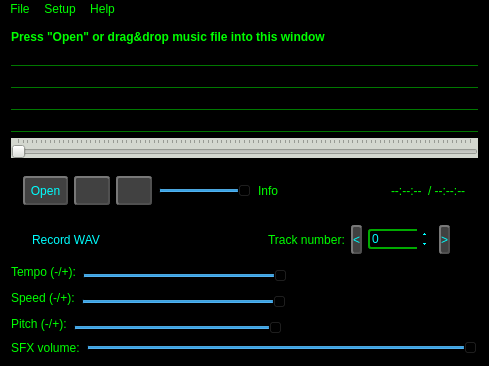
<?xml version="1.0" encoding="UTF-8"?>
<ui version="4.0">
 <class>MusPlayerQt</class>
 <widget class="QMainWindow" name="MusPlayerQt">
  <property name="geometry">
   <rect>
    <x>0</x>
    <y>0</y>
    <width>489</width>
    <height>306</height>
   </rect>
  </property>
  <property name="minimumSize">
   <size>
    <width>250</width>
    <height>0</height>
   </size>
  </property>
  <property name="contextMenuPolicy">
   <enum>Qt::CustomContextMenu</enum>
  </property>
  <property name="acceptDrops">
   <bool>true</bool>
  </property>
  <property name="windowTitle">
   <string>Simple SDL2 Mixer X Music player</string>
  </property>
  <property name="windowIcon">
   <iconset resource="../_resources/musicplayer.qrc">
    <normaloff>:/cat_musplay/cat_musplay_48x48.png</normaloff>:/cat_musplay/cat_musplay_48x48.png</iconset>
  </property>
  <property name="styleSheet">
   <string notr="true">*{
    background-color: rgb(0, 0, 0);
    color: rgb(0, 255, 0);
}
*:!enabled{
    color: rgb(170, 170, 170);
}
QPushButton {
	background-color: rgb(65, 65, 65);
	border-color: rgb(80, 80, 80);
	border-style: outset;
    border-width: 2px;
	color: rgb(0, 255, 255);
	border-radius: 3px;
    height: 25px;
 }
QPushButton:pressed {
    background-color: rgb(80, 80, 80);
    border-style: inset;
}
QCheckBox {
	border-color: rgb(0, 170, 0);
    border-width: 1px;
	color: rgb(0, 255, 255);
 }
QComboBox, QSpinBox, QLineEdit:enabled{
	border-radius: 3px;
    border-width: 2px;
    border-style: solid;
	border-color: rgb(0, 170, 0);
	color: rgb(0, 255, 255);
}
QSpinBox::up-button {
    subcontrol-origin: border;
	color: rgb(0, 255, 255);
}
QSpinBox::down-button {
    subcontrol-origin: border;
	color: rgb(0, 255, 255);
}
QSpinBox::up-button:!enabled {
    subcontrol-origin: border;
	color: rgb(230, 230, 230);
}
QSpinBox::down-button:!enabled {
    subcontrol-origin: border;
	color: rgb(230, 230, 230);
}


QPushButton:!enabled, QSpinBox:!enabled, QLineEdit:!enabled
{
    border-color: rgb(120, 120, 120);
    color: rgb(128, 128, 128);
}
QGroupBox
{
    padding: 5px;
    border-width: 1px;
    border-style: solid;
    border-color: rgb(0, 170, 0);
	border-radius: 3px;
}
QLabel
{
	background-color: transparent;
}

</string>
  </property>
  <widget class="QWidget" name="centralWidget">
   <layout class="QGridLayout" name="gridLayout">
    <property name="sizeConstraint">
     <enum>QLayout::SetMinimumSize</enum>
    </property>
    <item row="8" column="0">
     <widget class="QFrame" name="tempoFrame">
      <property name="frameShape">
       <enum>QFrame::NoFrame</enum>
      </property>
      <property name="frameShadow">
       <enum>QFrame::Plain</enum>
      </property>
      <property name="lineWidth">
       <number>0</number>
      </property>
      <layout class="QGridLayout" name="gridLayout_2">
       <property name="leftMargin">
        <number>0</number>
       </property>
       <property name="topMargin">
        <number>0</number>
       </property>
       <property name="rightMargin">
        <number>0</number>
       </property>
       <property name="bottomMargin">
        <number>0</number>
       </property>
       <item row="0" column="1">
        <widget class="QSlider" name="tempo">
         <property name="toolTip">
          <string>Tempo</string>
         </property>
         <property name="minimum">
          <number>-100</number>
         </property>
         <property name="maximum">
          <number>100</number>
         </property>
         <property name="orientation">
          <enum>Qt::Horizontal</enum>
         </property>
         <property name="tickPosition">
          <enum>QSlider::TicksAbove</enum>
         </property>
        </widget>
       </item>
       <item row="0" column="0">
        <widget class="QLabel" name="tempoLabel">
         <property name="text">
          <string>Tempo (-/+):</string>
         </property>
        </widget>
       </item>
      </layout>
     </widget>
    </item>
    <item row="7" column="0">
     <widget class="QFrame" name="frame_3">
      <property name="frameShape">
       <enum>QFrame::StyledPanel</enum>
      </property>
      <property name="frameShadow">
       <enum>QFrame::Raised</enum>
      </property>
      <layout class="QHBoxLayout" name="horizontalLayout_2">
       <property name="leftMargin">
        <number>0</number>
       </property>
       <property name="topMargin">
        <number>0</number>
       </property>
       <property name="rightMargin">
        <number>0</number>
       </property>
       <property name="bottomMargin">
        <number>0</number>
       </property>
       <item>
        <widget class="QCheckBox" name="recordWav">
         <property name="text">
          <string>Record WAV</string>
         </property>
        </widget>
       </item>
       <item>
        <spacer name="horizontalSpacer_2">
         <property name="orientation">
          <enum>Qt::Horizontal</enum>
         </property>
         <property name="sizeHint" stdset="0">
          <size>
           <width>148</width>
           <height>20</height>
          </size>
         </property>
        </spacer>
       </item>
       <item>
        <widget class="QFrame" name="gme_setup">
         <property name="enabled">
          <bool>true</bool>
         </property>
         <property name="frameShape">
          <enum>QFrame::StyledPanel</enum>
         </property>
         <property name="frameShadow">
          <enum>QFrame::Raised</enum>
         </property>
         <layout class="QGridLayout" name="gridLayout_3">
          <property name="leftMargin">
           <number>0</number>
          </property>
          <property name="topMargin">
           <number>0</number>
          </property>
          <property name="rightMargin">
           <number>0</number>
          </property>
          <property name="bottomMargin">
           <number>0</number>
          </property>
          <property name="horizontalSpacing">
           <number>6</number>
          </property>
          <property name="verticalSpacing">
           <number>0</number>
          </property>
          <item row="0" column="1">
           <widget class="QPushButton" name="trackPrev">
            <property name="text">
             <string notr="true">&lt;</string>
            </property>
           </widget>
          </item>
          <item row="0" column="3">
           <widget class="QPushButton" name="trackNext">
            <property name="text">
             <string notr="true">&gt;</string>
            </property>
           </widget>
          </item>
          <item row="0" column="2">
           <widget class="QSpinBox" name="trackID">
            <property name="enabled">
             <bool>true</bool>
            </property>
            <property name="maximum">
             <number>9999999</number>
            </property>
           </widget>
          </item>
          <item row="0" column="0">
           <widget class="QLabel" name="label_4">
            <property name="text">
             <string>Track number:</string>
            </property>
           </widget>
          </item>
          <item row="0" column="4">
           <widget class="QCheckBox" name="disableSpcEcho">
            <property name="toolTip">
             <string>Disable built-in SPC echo</string>
            </property>
            <property name="text">
             <string notr="true"/>
            </property>
           </widget>
          </item>
         </layout>
        </widget>
       </item>
      </layout>
     </widget>
    </item>
    <item row="11" column="0">
     <layout class="QHBoxLayout" name="GeneralVolumeFrame">
      <item>
       <widget class="QLabel" name="label_2">
        <property name="toolTip">
         <string>Change the SFX volume (affecting all playing SFX at one time, doesn't affects a music)</string>
        </property>
        <property name="text">
         <string>SFX volume:</string>
        </property>
       </widget>
      </item>
      <item>
       <widget class="QSlider" name="volumeGeneral">
        <property name="toolTip">
         <string>Change the general volume (affecting all playing music and SFX at one time)</string>
        </property>
        <property name="maximum">
         <number>128</number>
        </property>
        <property name="pageStep">
         <number>1</number>
        </property>
        <property name="value">
         <number>128</number>
        </property>
        <property name="orientation">
         <enum>Qt::Horizontal</enum>
        </property>
       </widget>
      </item>
     </layout>
    </item>
    <item row="2" column="0">
     <widget class="LabelMarquee" name="musArtist">
      <property name="styleSheet">
       <string notr="true">border-width: 1px;
border-style: solid;
border-color: rgba(0, 0, 0, 0);
border-bottom-color: rgb(0, 120, 0);
</string>
      </property>
      <property name="text">
       <string/>
      </property>
      <property name="scaledContents">
       <bool>true</bool>
      </property>
     </widget>
    </item>
    <item row="0" column="0">
     <widget class="QLabel" name="label">
      <property name="font">
       <font>
        <bold>true</bold>
       </font>
      </property>
      <property name="text">
       <string>Press &quot;Open&quot; or drag&amp;drop music file into this window</string>
      </property>
     </widget>
    </item>
    <item row="9" column="0">
     <widget class="QFrame" name="speedFrame">
      <property name="frameShape">
       <enum>QFrame::NoFrame</enum>
      </property>
      <property name="frameShadow">
       <enum>QFrame::Plain</enum>
      </property>
      <property name="lineWidth">
       <number>0</number>
      </property>
      <layout class="QGridLayout" name="gridLayout_4">
       <property name="leftMargin">
        <number>0</number>
       </property>
       <property name="topMargin">
        <number>0</number>
       </property>
       <property name="rightMargin">
        <number>0</number>
       </property>
       <property name="bottomMargin">
        <number>0</number>
       </property>
       <item row="0" column="0">
        <widget class="QLabel" name="speedLabel">
         <property name="text">
          <string>Speed (-/+):</string>
         </property>
        </widget>
       </item>
       <item row="0" column="1">
        <widget class="QSlider" name="speed">
         <property name="toolTip">
          <string>Tempo</string>
         </property>
         <property name="minimum">
          <number>-100</number>
         </property>
         <property name="maximum">
          <number>100</number>
         </property>
         <property name="orientation">
          <enum>Qt::Horizontal</enum>
         </property>
         <property name="tickPosition">
          <enum>QSlider::TicksAbove</enum>
         </property>
        </widget>
       </item>
      </layout>
     </widget>
    </item>
    <item row="1" column="0">
     <widget class="LabelMarquee" name="musTitle">
      <property name="styleSheet">
       <string notr="true">border-width: 1px;
border-style: solid;
border-color: rgba(0, 0, 0, 0);
border-bottom-color: rgb(0, 120, 0);
</string>
      </property>
      <property name="text">
       <string/>
      </property>
      <property name="scaledContents">
       <bool>true</bool>
      </property>
     </widget>
    </item>
    <item row="4" column="0">
     <widget class="LabelMarquee" name="musCopyright">
      <property name="styleSheet">
       <string notr="true">border-width: 1px;
border-style: solid;
border-color: rgba(0, 0, 0, 0);
border-bottom-color: rgb(0, 120, 0);
</string>
      </property>
      <property name="text">
       <string/>
      </property>
      <property name="scaledContents">
       <bool>true</bool>
      </property>
     </widget>
    </item>
    <item row="6" column="0">
     <widget class="QFrame" name="frame_2">
      <property name="minimumSize">
       <size>
        <width>0</width>
        <height>45</height>
       </size>
      </property>
      <property name="frameShape">
       <enum>QFrame::StyledPanel</enum>
      </property>
      <property name="frameShadow">
       <enum>QFrame::Raised</enum>
      </property>
      <layout class="QHBoxLayout" name="horizontalLayout">
       <property name="sizeConstraint">
        <enum>QLayout::SetMinimumSize</enum>
       </property>
       <item>
        <widget class="QPushButton" name="open">
         <property name="minimumSize">
          <size>
           <width>45</width>
           <height>0</height>
          </size>
         </property>
         <property name="text">
          <string>Open</string>
         </property>
         <property name="shortcut">
          <string>Ctrl+O</string>
         </property>
         <property name="flat">
          <bool>false</bool>
         </property>
        </widget>
       </item>
       <item>
        <widget class="QPushButton" name="play">
         <property name="minimumSize">
          <size>
           <width>24</width>
           <height>0</height>
          </size>
         </property>
         <property name="toolTip">
          <string>Play</string>
         </property>
         <property name="icon">
          <iconset resource="../_resources/musicplayer.qrc">
           <normaloff>:/buttons/play.png</normaloff>:/buttons/play.png</iconset>
         </property>
         <property name="shortcut">
          <string>Space</string>
         </property>
         <property name="flat">
          <bool>false</bool>
         </property>
        </widget>
       </item>
       <item>
        <widget class="QPushButton" name="stop">
         <property name="minimumSize">
          <size>
           <width>24</width>
           <height>0</height>
          </size>
         </property>
         <property name="toolTip">
          <string>Stop</string>
         </property>
         <property name="icon">
          <iconset resource="../_resources/musicplayer.qrc">
           <normaloff>:/buttons/stop.png</normaloff>:/buttons/stop.png</iconset>
         </property>
         <property name="shortcut">
          <string>.</string>
         </property>
         <property name="flat">
          <bool>false</bool>
         </property>
        </widget>
       </item>
       <item>
        <widget class="QSlider" name="volume">
         <property name="maximum">
          <number>128</number>
         </property>
         <property name="value">
          <number>128</number>
         </property>
         <property name="orientation">
          <enum>Qt::Horizontal</enum>
         </property>
        </widget>
       </item>
       <item>
        <widget class="QLabel" name="smallInfo">
         <property name="text">
          <string>Info</string>
         </property>
        </widget>
       </item>
       <item>
        <spacer name="horizontalSpacer">
         <property name="orientation">
          <enum>Qt::Horizontal</enum>
         </property>
         <property name="sizeHint" stdset="0">
          <size>
           <width>40</width>
           <height>20</height>
          </size>
         </property>
        </spacer>
       </item>
       <item>
        <widget class="QLabel" name="isLooping">
         <property name="toolTip">
          <string>&lt;html&gt;&lt;head/&gt;&lt;body&gt;&lt;p&gt;Current music has an embedded loop&lt;/p&gt;&lt;/body&gt;&lt;/html&gt;</string>
         </property>
         <property name="text">
          <string/>
         </property>
         <property name="pixmap">
          <pixmap resource="../_resources/musicplayer.qrc">:/loop_in_use.png</pixmap>
         </property>
        </widget>
       </item>
       <item>
        <widget class="QLabel" name="playingTimeLabel">
         <property name="text">
          <string>--:--:--</string>
         </property>
        </widget>
       </item>
       <item>
        <widget class="QLabel" name="playingTimeLenghtLabel">
         <property name="text">
          <string>/ --:--:--</string>
         </property>
        </widget>
       </item>
      </layout>
     </widget>
    </item>
    <item row="3" column="0">
     <widget class="LabelMarquee" name="musAlbum">
      <property name="styleSheet">
       <string notr="true">border-width: 1px;
border-style: solid;
border-color: rgba(0, 0, 0, 0);
border-bottom-color: rgb(0, 120, 0);
</string>
      </property>
      <property name="text">
       <string/>
      </property>
      <property name="scaledContents">
       <bool>true</bool>
      </property>
     </widget>
    </item>
    <item row="5" column="0">
     <widget class="QSlider" name="musicPosition">
      <property name="styleSheet">
       <string notr="true">background-color: rgb(211, 215, 207);</string>
      </property>
      <property name="maximum">
       <number>100</number>
      </property>
      <property name="value">
       <number>0</number>
      </property>
      <property name="orientation">
       <enum>Qt::Horizontal</enum>
      </property>
      <property name="invertedAppearance">
       <bool>false</bool>
      </property>
      <property name="invertedControls">
       <bool>false</bool>
      </property>
      <property name="tickPosition">
       <enum>QSlider::TicksAbove</enum>
      </property>
     </widget>
    </item>
    <item row="10" column="0">
     <widget class="QFrame" name="pitchFrame">
      <property name="frameShape">
       <enum>QFrame::NoFrame</enum>
      </property>
      <property name="frameShadow">
       <enum>QFrame::Plain</enum>
      </property>
      <property name="lineWidth">
       <number>0</number>
      </property>
      <layout class="QGridLayout" name="gridLayout_6">
       <property name="leftMargin">
        <number>0</number>
       </property>
       <property name="topMargin">
        <number>0</number>
       </property>
       <property name="rightMargin">
        <number>0</number>
       </property>
       <property name="bottomMargin">
        <number>0</number>
       </property>
       <item row="0" column="0">
        <widget class="QLabel" name="pitchLabel">
         <property name="text">
          <string>Pitch (-/+):</string>
         </property>
        </widget>
       </item>
       <item row="0" column="1">
        <widget class="QSlider" name="pitch">
         <property name="toolTip">
          <string>Tempo</string>
         </property>
         <property name="minimum">
          <number>-100</number>
         </property>
         <property name="maximum">
          <number>100</number>
         </property>
         <property name="orientation">
          <enum>Qt::Horizontal</enum>
         </property>
         <property name="tickPosition">
          <enum>QSlider::TicksAbove</enum>
         </property>
        </widget>
       </item>
      </layout>
     </widget>
    </item>
   </layout>
  </widget>
  <widget class="QMenuBar" name="menuBar">
   <property name="geometry">
    <rect>
     <x>0</x>
     <y>0</y>
     <width>489</width>
     <height>20</height>
    </rect>
   </property>
   <widget class="QMenu" name="menuFile">
    <property name="title">
     <string>File</string>
    </property>
    <addaction name="actionOpen"/>
    <addaction name="separator"/>
    <addaction name="actionQuit"/>
   </widget>
   <widget class="QMenu" name="menuSetup">
    <property name="title">
     <string>Setup</string>
    </property>
    <widget class="QMenu" name="menuMusicLooping">
     <property name="title">
      <string>Music looping</string>
     </property>
     <addaction name="actionLoopForever"/>
     <addaction name="separator"/>
     <addaction name="actionPlay1Time"/>
     <addaction name="actionPlay2Times"/>
     <addaction name="actionPlay3Times"/>
    </widget>
    <addaction name="actionAudioSetup"/>
    <addaction name="actionMidiSetup"/>
    <addaction name="actionMultiMusicTesting"/>
    <addaction name="actionMultiSFXTesting"/>
    <addaction name="actionSfxTesting"/>
    <addaction name="actionMusicFX"/>
    <addaction name="actionTracksMuter"/>
    <addaction name="actionFileAssoc"/>
    <addaction name="separator"/>
    <addaction name="actionEnableReverb"/>
    <addaction name="actionTuneReverb"/>
    <addaction name="actionEnableEcho"/>
    <addaction name="actionTuneEcho"/>
    <addaction name="separator"/>
    <addaction name="menuMusicLooping"/>
    <addaction name="actionPause_the_audio_stream"/>
    <addaction name="separator"/>
   </widget>
   <widget class="QMenu" name="menuHelp">
    <property name="title">
     <string>Help</string>
    </property>
    <addaction name="actionHelpGitHubMixerX"/>
    <addaction name="actionHelpGitHub"/>
    <addaction name="actionHelpLicense"/>
    <addaction name="separator"/>
    <addaction name="actionHelpAbout"/>
   </widget>
   <addaction name="menuFile"/>
   <addaction name="menuSetup"/>
   <addaction name="menuHelp"/>
  </widget>
  <action name="actionMidiSetup">
   <property name="text">
    <string>MIDI Setup</string>
   </property>
  </action>
  <action name="actionOpen">
   <property name="text">
    <string>Open</string>
   </property>
  </action>
  <action name="actionQuit">
   <property name="text">
    <string>Quit</string>
   </property>
  </action>
  <action name="actionHelpLicense">
   <property name="text">
    <string>GPL License</string>
   </property>
  </action>
  <action name="actionHelpAbout">
   <property name="text">
    <string>About</string>
   </property>
  </action>
  <action name="actionHelpGitHub">
   <property name="text">
    <string>Visit Github page of Moondust Project...</string>
   </property>
  </action>
  <action name="actionSfxTesting">
   <property name="text">
    <string>SFX Testing</string>
   </property>
  </action>
  <action name="actionEnableReverb">
   <property name="checkable">
    <bool>true</bool>
   </property>
   <property name="text">
    <string>Enable reverb</string>
   </property>
  </action>
  <action name="actionFileAssoc">
   <property name="text">
    <string>File associations...</string>
   </property>
  </action>
  <action name="actionLoopForever">
   <property name="checkable">
    <bool>true</bool>
   </property>
   <property name="checked">
    <bool>true</bool>
   </property>
   <property name="text">
    <string>Loop forever</string>
   </property>
  </action>
  <action name="actionPlay1Time">
   <property name="checkable">
    <bool>true</bool>
   </property>
   <property name="text">
    <string>Play 1 time</string>
   </property>
  </action>
  <action name="actionPlay2Times">
   <property name="checkable">
    <bool>true</bool>
   </property>
   <property name="text">
    <string>Play 2 times</string>
   </property>
  </action>
  <action name="actionPlay3Times">
   <property name="checkable">
    <bool>true</bool>
   </property>
   <property name="text">
    <string>Play 3 times</string>
   </property>
  </action>
  <action name="actionAudioSetup">
   <property name="text">
    <string>Audio Setup...</string>
   </property>
  </action>
  <action name="actionEnableEcho">
   <property name="checkable">
    <bool>true</bool>
   </property>
   <property name="text">
    <string>Enable echo</string>
   </property>
  </action>
  <action name="actionTuneEcho">
   <property name="text">
    <string>Tune echo...</string>
   </property>
  </action>
  <action name="actionMultiMusicTesting">
   <property name="text">
    <string>Multi-Music Testing</string>
   </property>
  </action>
  <action name="actionMusicFX">
   <property name="text">
    <string>Music FX</string>
   </property>
  </action>
  <action name="actionTracksMuter">
   <property name="text">
    <string>Tracks enable/disable</string>
   </property>
  </action>
  <action name="actionPause_the_audio_stream">
   <property name="checkable">
    <bool>true</bool>
   </property>
   <property name="text">
    <string>Pause the audio stream</string>
   </property>
  </action>
  <action name="actionTuneReverb">
   <property name="text">
    <string>Tune reverb...</string>
   </property>
  </action>
  <action name="actionMultiSFXTesting">
   <property name="text">
    <string>Multi-SFX testing</string>
   </property>
  </action>
  <action name="actionHelpGitHubMixerX">
   <property name="text">
    <string>Visit GitHub page of MixerX...</string>
   </property>
  </action>
 </widget>
 <layoutdefault spacing="6" margin="11"/>
 <customwidgets>
  <customwidget>
   <class>LabelMarquee</class>
   <extends>QLabel</extends>
   <header>MainWindow/label_marquee.h</header>
  </customwidget>
 </customwidgets>
 <resources>
  <include location="../_resources/musicplayer.qrc"/>
 </resources>
 <connections/>
</ui>
